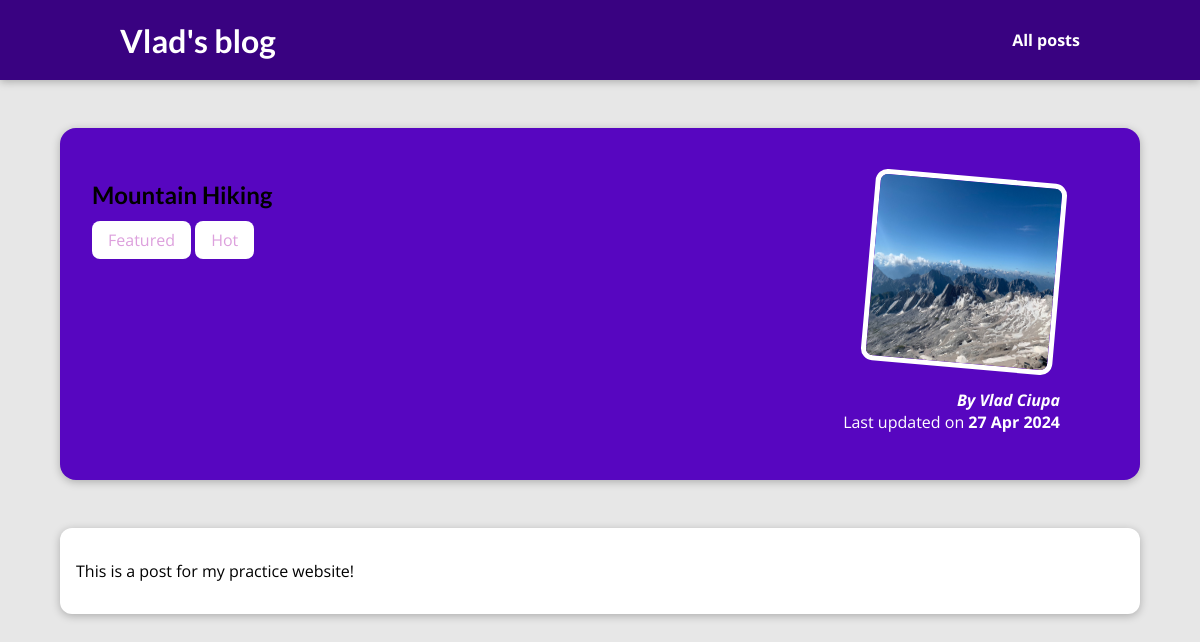
The app's page /posts/hike-in-the-mountains/ with its own data.
### blog/models.py (models this page shows, shortened)
class Post(models.Model):
    title = models.CharField(max_length=150)
    excerpt = models.CharField(max_length=200)
    image_name = models.CharField(max_length=100)
    date = models.DateField(auto_now=True)
    slug = models.SlugField(unique=True)
    content = models.TextField(validators=[MinLengthValidator(10)])
    author = models.ForeignKey(Author, null=True, on_delete=models.SET_NULL, related_name="posts")
    tags = models.ManyToManyField(Tag)

class Tag(models.Model):
    caption = models.CharField(max_length=20)

class Author(models.Model):
    first_name = models.CharField(max_length=100)
    last_name = models.CharField(max_length=100)
    email_address = models.EmailField(null=True)
    def __str__(self):
        return f"{self.first_name} {self.last_name}"

### blog/views.py (the view)
# urls.py: path("posts/<slug:slug>/", views.post_detail, name="post-detail"),
def post_detail(request, slug):
    identified_post = get_object_or_404(Post, slug=slug)
    return render(request, "blog/post_detail.html", {
        "post": identified_post,
        "post_tags": identified_post.tags.all()
    })

### blog/templates/blog/post_detail.html (shortened to what this page needs)
{% extends "base.html" %}
{% load static %}
{% block css_files %}
<link rel="stylesheet" href="{% static "blog/post-detail.css" %}">
{% endblock css_files %}
{% block content %}
    <section id="summary">
        <h2>{{ post.title }}</h2>
        <div>
            {% for tag in post_tags %}
                <span class="tag">{{ tag.caption }}</span>
            {% endfor %}
        </div>
        <article>
            <img src="{% static "blog/images/"|add:post.image_name %}" alt="{{ post.title }}">
            <address>By <a href="mailto:{{ post.author.email_address }}">{{ post.author }}</a></address>
            <div>
                Last updated on <time>{{ post.date|date:"d M Y" }}</time>
            </div>
        </article>
    </section>
    <main>
        {{ post.content|linebreaks }}
    </main>
{% endblock content %}

### static/app.css (style rules this page uses)
* { box-sizing: border-box; }
html { font-family: 'Open Sans', 'Lato', sans-serif; }
body { margin: 0; }
h1, h2, h3 { font-family: 'Lato', sans-serif; font-weight: bold; }

### blog/static/blog/post-detail.css (style rules this page uses)
body { background-color: #e7e7e7; }
#summary { margin: 8rem auto 3rem auto; padding: 2rem; width: 90%; max-width: 90rem; border-radius: 16px; background-color: #5706c0; position: relative; box-shadow: 0 2px 8px rgba(0, 0, 0, 0.25); height: 22rem; }
#summary article { position: absolute; top: 2rem; right: 3rem; padding: 1rem 2rem; border-radius: 12px; text-align: right; color: white; }
#summary article img { width: 12rem; height: 12rem; border-radius: 12px; transform: rotateZ(5deg); border: 5px solid white; margin-bottom: 1rem; }
#summary address { font-weight: bold; }
#summary a { color: white; text-decoration: none; }
#summary time { font-weight: bold; }
main { width: 90%; max-width: 90rem; margin: 3rem auto; background-color: white; padding: 1rem; border-radius: 12px; box-shadow: 0 2px 8px rgba(0, 0, 0, 0.25); }
.tag { background-color: white; color: plum; padding: 0.5rem 1rem; border-radius: 8px; }

### records on screen
Post: title "Mountain Hiking", image_name (picture), author "Vlad Ciupa", date "27 Apr 2024", content "This is a post for my practice website!"
Tag: caption "Featured"
Tag: caption "Hot"
